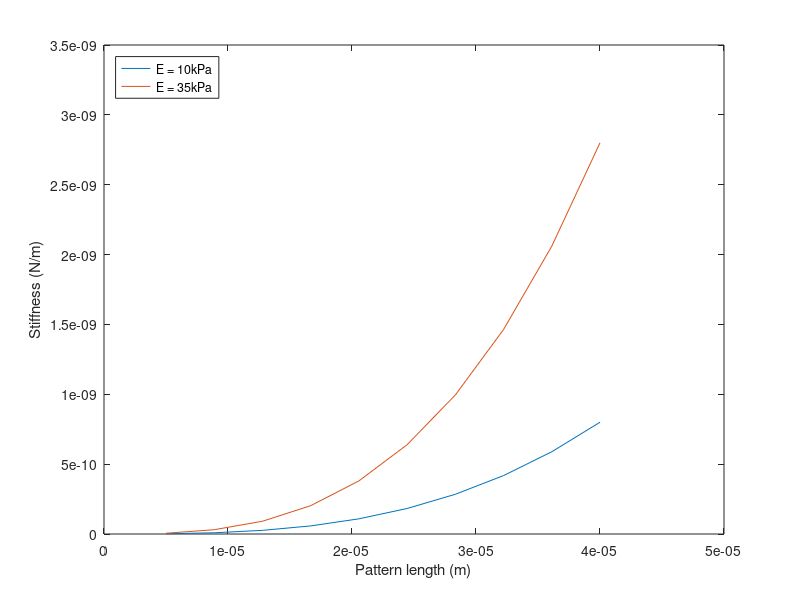

The MATLAB script that drew this image:
% script for calculating stiffness (P/d) based on classical beam deflection
% equations

% this version is for cell on micropatterned hydrogel surfaces where the
% force (P) is directed in the direction of long axis of the pattern and
% parallel to the surface of the substrate

% d = (PL^3)/(3EI) where I is the 2nd moment of area, and E is Young's
% modulus

% for a beam % with a rectangular cross section rotating about the x axis 
% I = bh^3/12 where b is the width of the cross section in the x direction 
% and h is the length of the cross section in the y direction

% note that stiffness (P/d) varies linearly with modulus and b, but ^-3
% with L, and ^3 with h

% written by William Wan - 2015-04-20

% need to make this more elegant by calculating all the stiffness of all 
% moduli and feature heights in one go

close all;
clear;

L = 1e-6; % height of the feature
b = 5e-6; % short axis of the pattern (characteristic length of pattern)
d = 5e-6; % long axis of the pattern (not usually used here)
E1 = 10000; % Young's modulus of soft gel
E2 = 35000; % Young's modulus of soft gel

% can be redfined to give us the exact values we want to calculate - more
% points make for smoother plot
dArr = linspace(5e-6, 40e-6, 10); 

% LArr = linspace(0.5e-6, 2e-6, 10);

% create array of Young's moduli
% EArr = repmat([E1 E2], [length(dArr) length(LArr)]);

% create array of stiffnesses
% k = IRectCentroid(EArr, b, dArr, LArr);

I = b*dArr.^3/12; % for rectangular cross section bent about centroid

k1 = 3*E1*I/L;
k2 = 3*E2*I/L;

plot(dArr, k1, dArr, k2);
xlabel('Pattern length (m)'); ylabel('Stiffness (N/m)');
legend(['E = ' num2str(E1/1000) 'kPa'], ['E = ' num2str(E2/1000) 'kPa'],'Location', 'NorthWest');

